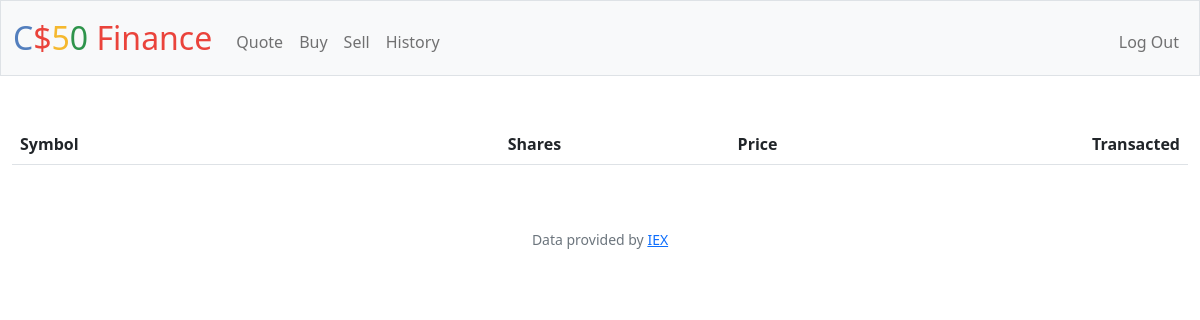
Before: /history (signed in) with the older database file.
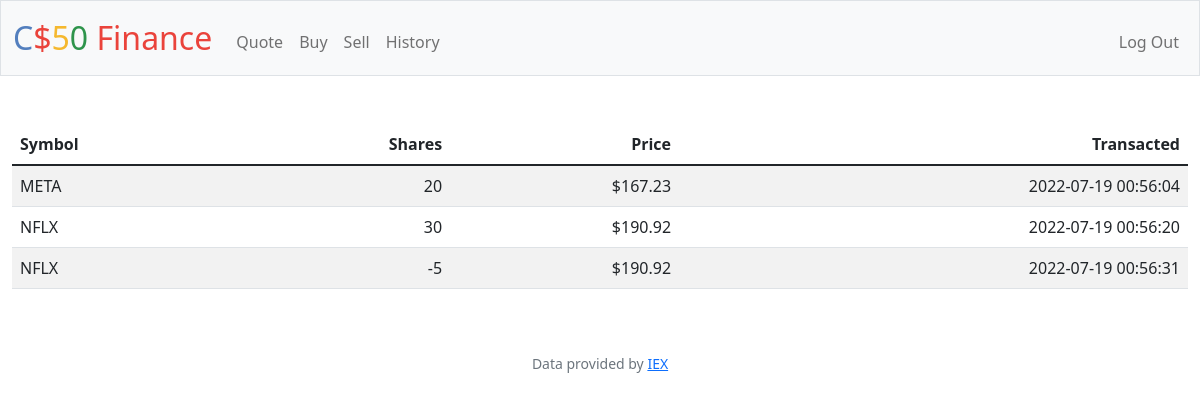
After: the same page with the newer database file.
### tables this page shows
CREATE TABLE transactions(
    id           INTEGER PRIMARY KEY AUTOINCREMENT NOT NULL,
    users_id    INTEGER NOT NULL,
    symbol  TEXT NOT NULL,
    name  TEXT NOT NULL,
    price  NUMERIC NOT NULL,
    quantity  INTEGER NOT NULL,
    cash  NUMERIC NOT NULL,
    time TEXT NOT NULL,
    FOREIGN KEY(users_id) REFERENCES users(id)
);

### app.py (the view)
@app.route("/history")
@login_required
def history():
    hist = db.execute(
        "SELECT * FROM transactions WHERE users_id = ? ORDER BY time ASC", session["user_id"])
    return render_template("history.html", res=hist)

### app.py (called while the page is built)
@app.after_request
def after_request(response):
    response.headers["Cache-Control"] = "no-cache, no-store, must-revalidate"
    response.headers["Expires"] = 0
    response.headers["Pragma"] = "no-cache"
    return response

### helpers.py (called while the page is built)
def login_required(f):
    @wraps(f)
    def decorated_function(*args, **kwargs):
        if session.get("user_id") is None:
            return redirect("/login")
        return f(*args, **kwargs)
    return decorated_function

def usd(value):
    return f"${value:,.2f}"

### templates/history.html (shortened to what this page needs)
{% extends "layout.html" %}
{% block main %}
{% set ns = namespace() %}
{% set ns.last_cash = 10000 %}
<table class="table table-striped">
    <thead>
        <tr>
            <th class="text-start">Symbol</th>
            <th class="text-end">Shares</th>
            <th class="text-end">Price</th>
            <th class="text-end">Transacted</th>
        </tr>
    </thead>
   <tbody>
    {% for dict_res in res -%}
            <tr>
                <td class="text-start">{{dict_res['symbol']}}</td>
                <td class="text-end">{{dict_res['quantity']}}</td>
                <td class="text-end">{{dict_res['price'] | usd}}</td>
                <td class="text-end">{{dict_res['time']}}</td>
            </tr>
    {% endfor %}
    </tbody>
</table>
{% endblock %}

Changed rows visible on the page:
added transactions: symbol "META", quantity "20", price "$167.23", time "2022-07-19 00:56:04"
added transactions: symbol "NFLX", quantity "30", price "$190.92", time "2022-07-19 00:56:20"
added transactions: symbol "NFLX", quantity "-5", price "$190.92", time "2022-07-19 00:56:31"
